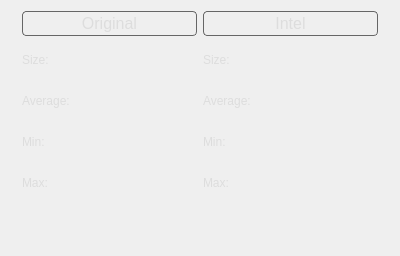
<?xml version="1.0" encoding="UTF-8"?>
<ui version="4.0">
 <class>Form</class>
 <widget class="QWidget" name="Form">
  <property name="geometry">
   <rect>
    <x>0</x>
    <y>0</y>
    <width>400</width>
    <height>256</height>
   </rect>
  </property>
  <property name="windowTitle">
   <string>Form</string>
  </property>
  <layout class="QHBoxLayout" name="horizontalLayout_2">
   <item>
    <layout class="QHBoxLayout" name="horizontalLayout">
     <item>
      <layout class="QVBoxLayout" name="verticalLayout_2">
       <item>
        <widget class="QLabel" name="roiCam">
         <property name="minimumSize">
          <size>
           <width>175</width>
           <height>25</height>
          </size>
         </property>
         <property name="maximumSize">
          <size>
           <width>450</width>
           <height>25</height>
          </size>
         </property>
         <property name="font">
          <font>
           <pointsize>12</pointsize>
          </font>
         </property>
         <property name="styleSheet">
          <string notr="true">border-radius:4px;
border: 1px solid #666666;
color: #DDDDDD;
</string>
         </property>
         <property name="frameShape">
          <enum>QFrame::Box</enum>
         </property>
         <property name="text">
          <string>Original</string>
         </property>
         <property name="alignment">
          <set>Qt::AlignCenter</set>
         </property>
        </widget>
       </item>
       <item>
        <widget class="QLabel" name="SizeCam">
         <property name="minimumSize">
          <size>
           <width>70</width>
           <height>35</height>
          </size>
         </property>
         <property name="maximumSize">
          <size>
           <width>70</width>
           <height>35</height>
          </size>
         </property>
         <property name="styleSheet">
          <string notr="true">color: #DDDDDD;
</string>
         </property>
         <property name="text">
          <string>Size:</string>
         </property>
         <property name="textFormat">
          <enum>Qt::AutoText</enum>
         </property>
        </widget>
       </item>
       <item>
        <widget class="QLabel" name="averageCam">
         <property name="minimumSize">
          <size>
           <width>70</width>
           <height>35</height>
          </size>
         </property>
         <property name="maximumSize">
          <size>
           <width>70</width>
           <height>35</height>
          </size>
         </property>
         <property name="styleSheet">
          <string notr="true">color: #DDDDDD;
</string>
         </property>
         <property name="text">
          <string>Average:</string>
         </property>
         <property name="textFormat">
          <enum>Qt::AutoText</enum>
         </property>
        </widget>
       </item>
       <item>
        <widget class="QLabel" name="minCam">
         <property name="minimumSize">
          <size>
           <width>70</width>
           <height>35</height>
          </size>
         </property>
         <property name="maximumSize">
          <size>
           <width>70</width>
           <height>35</height>
          </size>
         </property>
         <property name="styleSheet">
          <string notr="true">color: #DDDDDD;
</string>
         </property>
         <property name="text">
          <string>Min:</string>
         </property>
         <property name="textFormat">
          <enum>Qt::AutoText</enum>
         </property>
        </widget>
       </item>
       <item>
        <widget class="QLabel" name="maxCam">
         <property name="minimumSize">
          <size>
           <width>70</width>
           <height>35</height>
          </size>
         </property>
         <property name="maximumSize">
          <size>
           <width>70</width>
           <height>35</height>
          </size>
         </property>
         <property name="styleSheet">
          <string notr="true">color: #DDDDDD;
</string>
         </property>
         <property name="text">
          <string>Max:</string>
         </property>
         <property name="textFormat">
          <enum>Qt::AutoText</enum>
         </property>
        </widget>
       </item>
       <item>
        <spacer name="verticalSpacer_2">
         <property name="orientation">
          <enum>Qt::Vertical</enum>
         </property>
         <property name="sizeHint" stdset="0">
          <size>
           <width>20</width>
           <height>40</height>
          </size>
         </property>
        </spacer>
       </item>
      </layout>
     </item>
     <item>
      <layout class="QVBoxLayout" name="verticalLayout">
       <item>
        <widget class="QLabel" name="roiIntel">
         <property name="minimumSize">
          <size>
           <width>175</width>
           <height>25</height>
          </size>
         </property>
         <property name="maximumSize">
          <size>
           <width>450</width>
           <height>25</height>
          </size>
         </property>
         <property name="font">
          <font>
           <pointsize>12</pointsize>
          </font>
         </property>
         <property name="styleSheet">
          <string notr="true">border-radius:4px;
border: 1px solid #666666;
color: #DDDDDD;
</string>
         </property>
         <property name="frameShape">
          <enum>QFrame::Box</enum>
         </property>
         <property name="text">
          <string>Intel</string>
         </property>
         <property name="alignment">
          <set>Qt::AlignCenter</set>
         </property>
        </widget>
       </item>
       <item>
        <widget class="QLabel" name="SizeIntel">
         <property name="minimumSize">
          <size>
           <width>70</width>
           <height>35</height>
          </size>
         </property>
         <property name="maximumSize">
          <size>
           <width>70</width>
           <height>35</height>
          </size>
         </property>
         <property name="styleSheet">
          <string notr="true">color: #DDDDDD;
</string>
         </property>
         <property name="text">
          <string>Size:</string>
         </property>
         <property name="textFormat">
          <enum>Qt::AutoText</enum>
         </property>
        </widget>
       </item>
       <item>
        <widget class="QLabel" name="AverageIntel">
         <property name="minimumSize">
          <size>
           <width>70</width>
           <height>35</height>
          </size>
         </property>
         <property name="maximumSize">
          <size>
           <width>70</width>
           <height>35</height>
          </size>
         </property>
         <property name="styleSheet">
          <string notr="true">color: #DDDDDD;
</string>
         </property>
         <property name="text">
          <string>Average:</string>
         </property>
         <property name="textFormat">
          <enum>Qt::AutoText</enum>
         </property>
        </widget>
       </item>
       <item>
        <widget class="QLabel" name="minIntel">
         <property name="minimumSize">
          <size>
           <width>70</width>
           <height>35</height>
          </size>
         </property>
         <property name="maximumSize">
          <size>
           <width>70</width>
           <height>35</height>
          </size>
         </property>
         <property name="styleSheet">
          <string notr="true">color: #DDDDDD;
</string>
         </property>
         <property name="text">
          <string>Min:</string>
         </property>
         <property name="textFormat">
          <enum>Qt::AutoText</enum>
         </property>
        </widget>
       </item>
       <item>
        <widget class="QLabel" name="maxIntel">
         <property name="minimumSize">
          <size>
           <width>70</width>
           <height>35</height>
          </size>
         </property>
         <property name="maximumSize">
          <size>
           <width>70</width>
           <height>35</height>
          </size>
         </property>
         <property name="styleSheet">
          <string notr="true">color: #DDDDDD;
</string>
         </property>
         <property name="text">
          <string>Max:</string>
         </property>
         <property name="textFormat">
          <enum>Qt::AutoText</enum>
         </property>
        </widget>
       </item>
       <item>
        <spacer name="verticalSpacer">
         <property name="orientation">
          <enum>Qt::Vertical</enum>
         </property>
         <property name="sizeHint" stdset="0">
          <size>
           <width>20</width>
           <height>40</height>
          </size>
         </property>
        </spacer>
       </item>
      </layout>
     </item>
    </layout>
   </item>
  </layout>
 </widget>
 <resources/>
 <connections/>
</ui>
